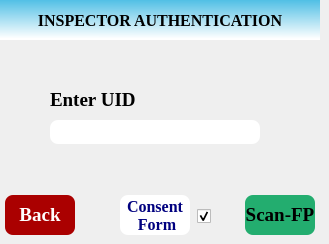
   <widget class="QWidget" name="page_44">
    <widget class="QPushButton" name="btnBack_InspAuth">
     <property name="geometry">
      <rect>
       <x>5</x>
       <y>195</y>
       <width>70</width>
       <height>40</height>
      </rect>
     </property>
     <property name="font">
      <font>
       <family>Liberation Serif</family>
       <pointsize>14</pointsize>
       <weight>75</weight>
       <bold>true</bold>
      </font>
     </property>
     <property name="styleSheet">
      <string notr="true">/*color: rgb(0, 85, 127);
background-color: rgb(255, 255, 255);*/
border-radius: 8px;
background-color: rgb(170, 0, 0);
color: rgb(255, 255, 255);</string>
     </property>
     <property name="text">
      <string>Back</string>
     </property>
    </widget>
    <widget class="QPushButton" name="btnScanFpInspAuth">
     <property name="geometry">
      <rect>
       <x>245</x>
       <y>195</y>
       <width>70</width>
       <height>40</height>
      </rect>
     </property>
     <property name="font">
      <font>
       <family>Liberation Serif</family>
       <pointsize>14</pointsize>
       <weight>75</weight>
       <bold>true</bold>
      </font>
     </property>
     <property name="styleSheet">
      <string notr="true">/*color: rgb(0, 85, 127);
background-color: rgb(255, 255, 255);*/
border-radius: 8px;
background-color: rgb(35, 173, 111);
color: rgb(0, 0, 0);</string>
     </property>
     <property name="text">
      <string>Scan-FP</string>
     </property>
    </widget>
    <widget class="QLabel" name="lbl_InspAuth">
     <property name="geometry">
      <rect>
       <x>0</x>
       <y>0</y>
       <width>320</width>
       <height>40</height>
      </rect>
     </property>
     <property name="font">
      <font>
       <family>Liberation Serif</family>
       <pointsize>12</pointsize>
       <weight>75</weight>
       <bold>true</bold>
      </font>
     </property>
     <property name="layoutDirection">
      <enum>Qt::LeftToRight</enum>
     </property>
     <property name="styleSheet">
      <string notr="true">background-color: qlineargradient(spread:pad, x1:0.97005, y1:0, x2:0.960199, y2:0.972, stop:0 rgba(80, 191, 229, 255), stop:1 rgba(255, 255, 255, 255));</string>
     </property>
     <property name="frameShape">
      <enum>QFrame::NoFrame</enum>
     </property>
     <property name="frameShadow">
      <enum>QFrame::Plain</enum>
     </property>
     <property name="text">
      <string>INSPECTOR AUTHENTICATION</string>
     </property>
     <property name="scaledContents">
      <bool>false</bool>
     </property>
     <property name="alignment">
      <set>Qt::AlignCenter</set>
     </property>
    </widget>
    <widget class="QLabel" name="lbl_EnteUIDInspAuth">
     <property name="geometry">
      <rect>
       <x>50</x>
       <y>90</y>
       <width>221</width>
       <height>20</height>
      </rect>
     </property>
     <property name="font">
      <font>
       <family>Liberation Serif</family>
       <pointsize>14</pointsize>
       <weight>75</weight>
       <bold>true</bold>
      </font>
     </property>
     <property name="styleSheet">
      <string notr="true"/>
     </property>
     <property name="text">
      <string>Enter UID</string>
     </property>
    </widget>
    <widget class="QLineEdit" name="lEdit_InpsAuth">
     <property name="geometry">
      <rect>
       <x>50</x>
       <y>120</y>
       <width>210</width>
       <height>24</height>
      </rect>
     </property>
     <property name="font">
      <font>
       <family>Liberation Serif</family>
       <pointsize>15</pointsize>
       <weight>75</weight>
       <bold>true</bold>
      </font>
     </property>
     <property name="styleSheet">
      <string notr="true">border-radius: 8px;
background-color: rgb(255, 255, 255);</string>
     </property>
     <property name="maxLength">
      <number>12</number>
     </property>
     <property name="echoMode">
      <enum>QLineEdit::Password</enum>
     </property>
    </widget>
    <widget class="QPushButton" name="BtnConsentForm_8">
     <property name="geometry">
      <rect>
       <x>120</x>
       <y>195</y>
       <width>70</width>
       <height>40</height>
      </rect>
     </property>
     <property name="font">
      <font>
       <family>Liberation Serif</family>
       <pointsize>12</pointsize>
       <weight>75</weight>
       <bold>true</bold>
      </font>
     </property>
     <property name="styleSheet">
      <string notr="true">border-radius: 8px;
color: rgb(0, 0, 127);
background-color: rgb(255, 255, 255);</string>
     </property>
     <property name="text">
      <string>Consent 
 Form</string>
     </property>
    </widget>
    <widget class="QCheckBox" name="ConsentFormcheckBox_7">
     <property name="geometry">
      <rect>
       <x>197</x>
       <y>206</y>
       <width>17</width>
       <height>20</height>
      </rect>
     </property>
     <property name="text">
      <string/>
     </property>
     <property name="checked">
      <bool>true</bool>
     </property>
    </widget>
    <zorder>lbl_InspAuth</zorder>
    <zorder>btnBack_InspAuth</zorder>
    <zorder>btnScanFpInspAuth</zorder>
    <zorder>lbl_EnteUIDInspAuth</zorder>
    <zorder>lEdit_InpsAuth</zorder>
    <zorder>BtnConsentForm_8</zorder>
    <zorder>ConsentFormcheckBox_7</zorder>
   </widget>
